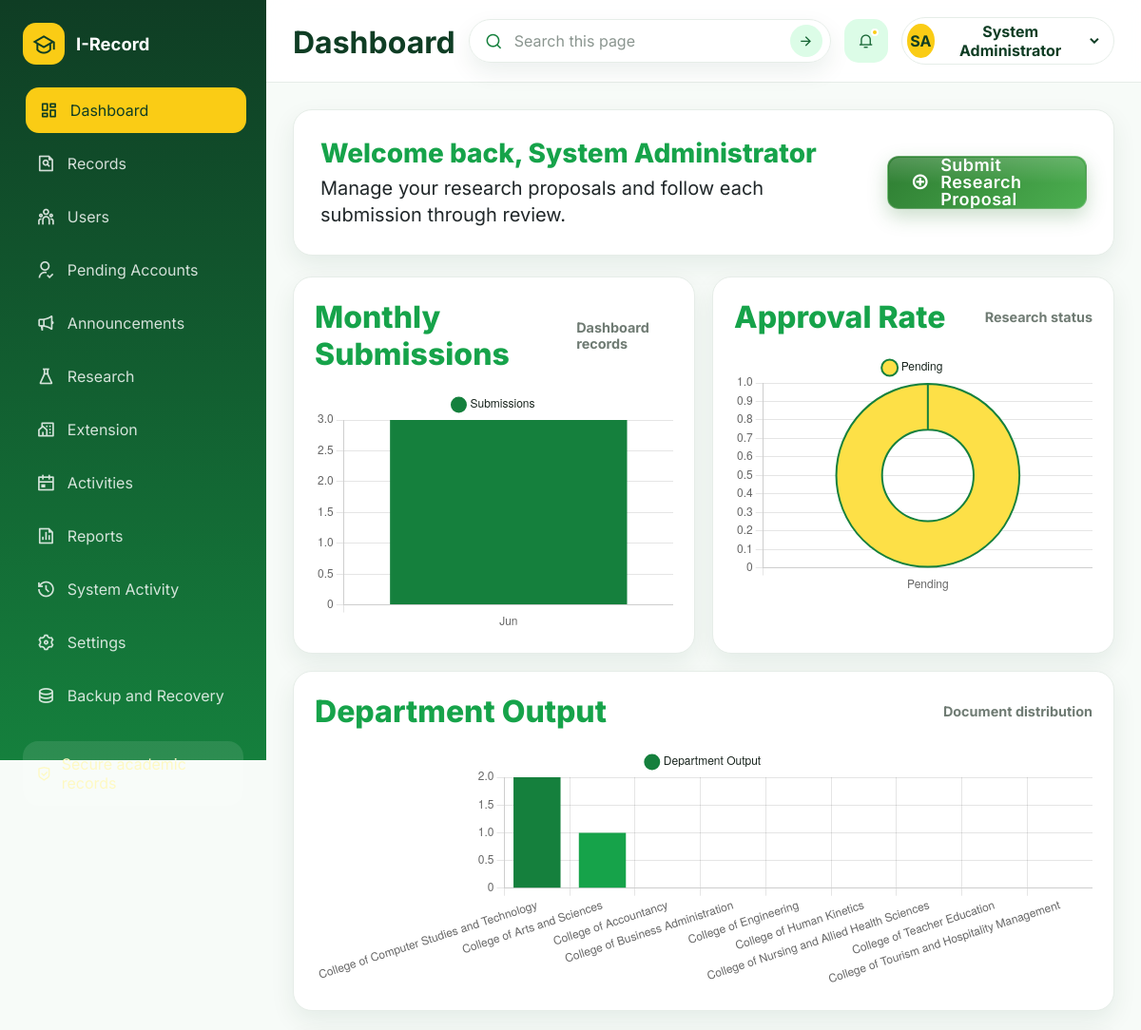
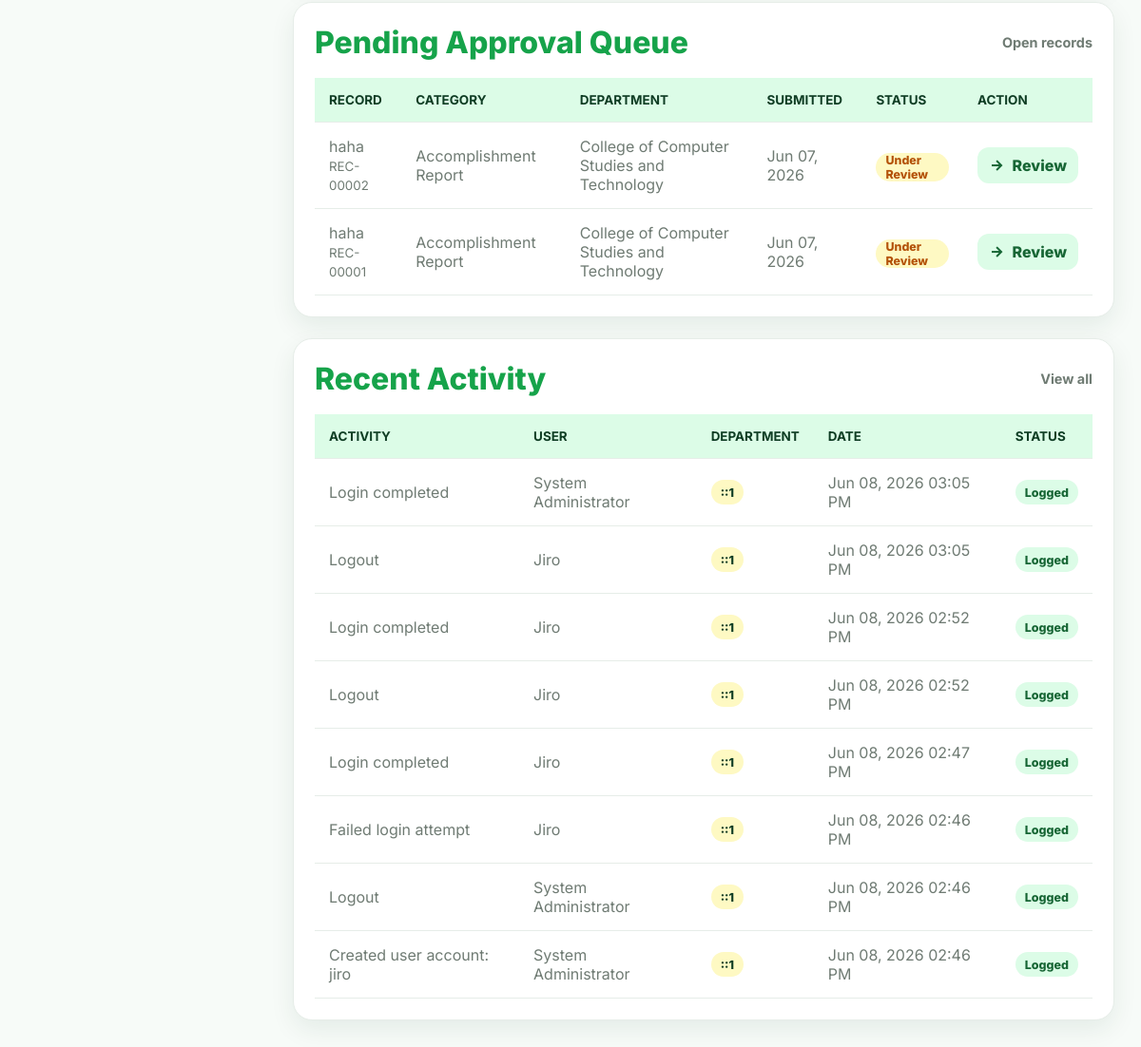
/dashboard.php (signed in), run on the app's committed database (2 pictures, top to bottom).
### tables this page shows
CREATE TABLE users (
  id INT AUTO_INCREMENT PRIMARY KEY,
  fullname VARCHAR(160) NOT NULL,
  gender VARCHAR(30) NULL,
  birthday DATE NULL,
  email VARCHAR(190) NOT NULL UNIQUE,
  phone VARCHAR(30) NULL,
  username VARCHAR(80) NOT NULL UNIQUE,
  password VARCHAR(255) NOT NULL,
  role ENUM('Super Admin','Vice President','OVPRE Staff','Research Coordinator','Extension Coordinator','Faculty Researcher','Evaluator/Reviewer','User') NOT NULL,
  department_id INT NULL,
  status ENUM('Pending','Active','Rejected','Suspended','Inactive','Locked') NOT NULL DEFAULT 'Pending',
  approved_at DATETIME NULL,
  approved_by INT NULL,
  rejected_at DATETIME NULL,
  rejected_by INT NULL,
  rejection_reason TEXT NULL,
  login_attempts INT DEFAULT 0,
  locked_until DATETIME NULL,
  reset_token VARCHAR(255) NULL,
  reset_expires DATETIME NULL,
  last_login_at DATETIME NULL,
  created_by INT NULL,
  deleted_at DATETIME NULL,
  created_at TIMESTAMP DEFAULT CURRENT_TIMESTAMP,
  updated_at TIMESTAMP NULL DEFAULT NULL ON UPDATE CURRENT_TIMESTAMP,
  INDEX idx_users_approved_by (approved_by),
  INDEX idx_users_rejected_by (rejected_by),
  INDEX idx_users_status_created (status, created_at),
  FOREIGN KEY (department_id) REFERENCES departments(id) ON DELETE SET NULL,
  FOREIGN KEY (approved_by) REFERENCES users(id) ON DELETE SET NULL,
  FOREIGN KEY (rejected_by) REFERENCES users(id) ON DELETE SET NULL
);

CREATE TABLE documents (
  id INT AUTO_INCREMENT PRIMARY KEY,
  title VARCHAR(220) NOT NULL,
  category_id INT NOT NULL,
  description TEXT NULL,
  author VARCHAR(160) NOT NULL,
  department_id INT NOT NULL,
  filename VARCHAR(255) NOT NULL,
  original_filename VARCHAR(255) NOT NULL,
  uploaded_by INT NOT NULL,
  assigned_to INT NULL,
  status ENUM('Pending','Under Review','Approved','Declined') DEFAULT 'Pending',
  status_remarks TEXT NULL,
  submission_date DATE NOT NULL,
  archived_at DATETIME NULL,
  created_at TIMESTAMP DEFAULT CURRENT_TIMESTAMP,
  updated_at DATETIME NULL,
  FOREIGN KEY (category_id) REFERENCES categories(id),
  FOREIGN KEY (department_id) REFERENCES departments(id),
  FOREIGN KEY (uploaded_by) REFERENCES users(id)
);

CREATE TABLE categories (
  id INT AUTO_INCREMENT PRIMARY KEY,
  category_name VARCHAR(120) NOT NULL UNIQUE
);

CREATE TABLE departments (
  id INT AUTO_INCREMENT PRIMARY KEY,
  department_name VARCHAR(150) NOT NULL UNIQUE,
  created_at TIMESTAMP DEFAULT CURRENT_TIMESTAMP
);

CREATE TABLE audit_logs (
  id INT AUTO_INCREMENT PRIMARY KEY,
  user_id INT NULL,
  action VARCHAR(255) NOT NULL,
  ip_address VARCHAR(64) NOT NULL,
  created_at TIMESTAMP DEFAULT CURRENT_TIMESTAMP,
  FOREIGN KEY (user_id) REFERENCES users(id) ON DELETE SET NULL
);

### includes/bootstrap.php (called while the page is built, shortened)
<?php
function db(): PDO {
    static $pdo = null;
    if ($pdo instanceof PDO) {
        return $pdo;
    }
    $pdo = new PDO(
        'mysql:host=' . DB_HOST . ';dbname=' . DB_NAME . ';charset=utf8mb4',
        DB_USER,
        DB_PASS,
        [
            PDO::ATTR_ERRMODE => PDO::ERRMODE_EXCEPTION,
            PDO::ATTR_DEFAULT_FETCH_MODE => PDO::FETCH_ASSOC,
        ]
    );
    return $pdo;
}
function h($value): string {
    return htmlspecialchars((string) $value, ENT_QUOTES, 'UTF-8');
}
function current_user(): ?array {
    $stmt = db()->prepare('SELECT * FROM users WHERE id = ? AND status = "Active" AND deleted_at IS NULL LIMIT 1');
    $stmt->execute([$_SESSION['user_id']]);
    return $stmt->fetch() ?: null;
}
function statusClass($status): string {
    return strtolower(str_replace([' ', '/'], '-', (string) $status));
}

### dashboard.php (the view, shortened to what this page needs)
<?php
require_once 'includes/layout.php';
$user = require_login();
$recent = db()->query('SELECT l.*, u.fullname FROM audit_logs l LEFT JOIN users u ON u.id = l.user_id ORDER BY l.created_at DESC LIMIT 8')->fetchAll();
$monthlyDocuments = db()->query("SELECT DATE_FORMAT(created_at, '%b') AS label, COUNT(*) AS total FROM documents WHERE created_at >= DATE_SUB(CURDATE(), INTERVAL 12 MONTH) GROUP BY YEAR(created_at), MONTH(created_at) ORDER BY MIN(created_at)")->fetchAll();
$pendingDocuments = db()->query("SELECT d.id, d.title, d.status, d.submission_date, c.category_name, dep.department_name FROM documents d LEFT JOIN categories c ON c.id = d.category_id LEFT JOIN departments dep ON dep.id = d.department_id WHERE d.archived_at IS NULL AND d.status IN ('Pending', 'Under Review') ORDER BY d.updated_at DESC, d.created_at DESC LIMIT 6")->fetchAll();
$research = db()->query('SELECT status, COUNT(*) total FROM research_projects GROUP BY status')->fetchAll();
$departmentCounts = db()->query('SELECT dep.department_name, COUNT(d.id) total FROM departments dep LEFT JOIN documents d ON d.department_id = dep.id AND d.archived_at IS NULL GROUP BY dep.id ORDER BY total DESC, dep.department_name')->fetchAll();
renderHeader('Dashboard', 'dashboard');
?>
<section class="welcome-panel">
    <div>
        <p class="welcome-greeting">Welcome back, <?php echo h($user['fullname']); ?></p>
        <p class="welcome-description">Manage your research proposals and follow each submission through review.</p>
    </div>
    <a class="primary-btn" href="research.php">
        <i class="ri-add-circle-line" aria-hidden="true"></i>
        <span>Submit<br>Research Proposal</span>
    </a>
</section>
<section class="analytics-grid">
    <article class="panel chart-panel">
        <div class="panel-heading">
            <h2>Monthly Submissions</h2><span>Dashboard records</span>
        </div><canvas id="reportMonthlyChart"></canvas>
    </article>
    <article class="panel chart-panel">
        <div class="panel-heading">
            <h2>Approval Rate</h2><span>Research status</span>
        </div><canvas id="reportResearchChart"></canvas>
    </article>
    <article class="panel chart-panel wide">
        <div class="panel-heading">
            <h2>Department Output</h2><span>Document distribution</span>
        </div><canvas id="reportDepartmentChart"></canvas>
    </article>
</section>
<section class="panel">
    <div class="panel-heading">
        <h2>Pending Approval Queue</h2>
        <a href="admin-documents.php?status=Pending">Open records</a>
    </div>
    <div class="table-scroll">
        <table class="data-table portal-table">
            <thead>
                <tr>
                    <th>Record</th>
                    <th>Category</th>
                    <th>Department</th>
                    <th>Submitted</th>
                    <th>Status</th>
                    <th>Action</th>
                </tr>
            </thead>
            <tbody>
                <?php foreach ($pendingDocuments as $document): ?>
                    <tr>
                        <td><?php echo h($document['title']); ?><br><small>REC-<?php echo str_pad((string) $document['id'], 5, '0', STR_PAD_LEFT); ?></small></td>
                        <td><?php echo h($document['category_name'] ?? 'Uncategorized'); ?></td>
                        <td><?php echo h($document['department_name'] ?? 'Unassigned'); ?></td>
                        <td><?php echo h(date('M d, Y', strtotime($document['submission_date']))); ?></td>
                        <td><span class="status-pill status-<?php echo h(statusClass($document['status'])); ?>"><?php echo h($document['status']); ?></span></td>
                        <td><a class="ghost-btn action-btn" href="admin-documents.php?status=<?php echo urlencode($document['status']); ?>"><i class="ri-arrow-right-line"></i><span>Review</span></a></td>
                    </tr>
                <?php endforeach; ?>
            </tbody>
        </table>
    </div>
</section>
<section class="panel">
    <div class="panel-heading">
        <h2>Recent Activity</h2>
        <a href="admin-reports.php">View all</a>
    </div>
    <div class="table-scroll">
        <table class="data-table">
            <thead>
                <tr>
                    <th>Activity</th>
                    <th>User</th>
                    <th>Department</th>
                    <th>Date</th>
                    <th>Status</th>
                </tr>
            </thead>
            <tbody>
                <?php foreach ($recent as $activity): ?>
                    <tr>
                        <td><?php echo h($activity['action']); ?></td>
                        <td><?php echo h($activity['fullname'] ?? 'System'); ?></td>
                        <td><span class="dept-pill"><?php echo h($activity['ip_address']); ?></span></td>
                        <td><?php echo h(date('M d, Y h:i A', strtotime($activity['created_at']))); ?></td>
                        <td><span class="status-pill">Logged</span></td>
                    </tr>
                <?php endforeach; ?>
            </tbody>
        </table>
    </div>
</section>
<script>
    window.reportCharts = {
        monthly: <?php echo json_encode($monthlyDocuments); ?>,
        research: <?php echo json_encode($research); ?>,
        departments: <?php echo json_encode($departmentCounts); ?>
    };
</script>
<?php renderFooter(); ?>

### includes/layout.php (shortened to what this page needs)
<?php
require_once __DIR__ . '/bootstrap.php';
function activePage($page, $currentPage)
{
    return $page === $currentPage ? 'active' : '';
}
function renderHeader($pageTitle, $currentPage)
{
    $user = current_user();
    $name = $user['fullname'] ?? 'Guest';
    $initials = implode('', array_map(fn($part) => strtoupper(substr($part, 0, 1)), array_slice(preg_split('/\s+/', trim($name)), 0, 2)));
    $savedProfilePhoto = (string) ($user['profile_photo'] ?? '');
    $profilePhotoUrl = preg_match('#^uploads/profile-photos/[A-Za-z0-9._-]+\.(jpg|png|webp)$#', $savedProfilePhoto) ? $savedProfilePhoto : '';
    $isSuperAdmin = ($user['role'] ?? '') === ROLE_SUPER_ADMIN;
    $unreadNotificationCount = 0;
    if ($user) {
        $unreadNotificationStmt = db()->prepare('SELECT COUNT(*) FROM notifications WHERE user_id = ? AND status = "Unread"');
        $unreadNotificationStmt->execute([(int) $user['id']]);
        $unreadNotificationCount = (int) $unreadNotificationStmt->fetchColumn();
    }
?>
    <!DOCTYPE html>
    <html lang="en">
    <head>
        <link rel="stylesheet" href="assets/css/style.css?v=20261012-project-tracking-search">
        <link href="https://cdn.jsdelivr.net/npm/remixicon@4.5.0/fonts/remixicon.css" rel="stylesheet">
        <link href="https://cdnjs.cloudflare.com/ajax/libs/font-awesome/6.5.2/css/all.min.css" rel="stylesheet">
    </head>
    <body>
        <div class="app-shell">
            <aside class="sidebar" id="sidebar">
                <a class="brand" href="dashboard.php">
                    <span><i class="ri-graduation-cap-line"></i></span>
                    <strong><?php echo APP_NAME; ?></strong>
                </a>
                <nav class="sidebar-nav">
                    <a class="<?php echo activePage('dashboard', $currentPage); ?>" href="dashboard.php"><i class="ri-dashboard-line"></i><span>Dashboard</span></a>
                    <a class="<?php echo activePage('documents', $currentPage); ?>" href="admin-documents.php"><i class="ri-file-search-line"></i><span>Records</span></a>
                    <?php if ($isSuperAdmin): ?>
                        <a class="<?php echo activePage('users', $currentPage); ?>" href="admin-users.php"><i class="ri-team-line"></i><span>Users</span></a>
                        <a class="<?php echo activePage('pending-users', $currentPage); ?>" href="admin-pending-users.php"><i class="ri-user-follow-line"></i><span>Pending Accounts</span></a>
                    <?php endif; ?>
                    <a class="<?php echo activePage('announcements', $currentPage); ?>" href="announcements.php"><i class="ri-megaphone-line"></i><span>Announcements</span></a>
                    <a class="<?php echo activePage('research', $currentPage); ?>" href="research.php"><i class="ri-flask-line"></i><span>Research</span></a>
                    <a class="<?php echo activePage('extension', $currentPage); ?>" href="extension.php"><i class="ri-community-line"></i><span>Extension</span></a>
                    <a class="<?php echo activePage('activities', $currentPage); ?>" href="activities.php"><i class="ri-calendar-event-line"></i><span>Activities</span></a>
                    <a class="<?php echo activePage('reports', $currentPage); ?>" href="admin-reports.php"><i class="ri-file-chart-line"></i><span>Reports</span></a>
                    <?php if ($isSuperAdmin): ?>
                        <a class="<?php echo activePage('audit', $currentPage); ?>" href="system-activity.php"><i class="ri-history-line"></i><span>System Activity</span></a>
                        <a class="<?php echo activePage('settings', $currentPage); ?>" href="admin-settings.php"><i class="ri-settings-3-line"></i><span>Settings</span></a>
                        <a class="<?php echo activePage('backup', $currentPage); ?>" href="system-backup.php"><i class="ri-database-2-line"></i><span>Backup and Recovery</span></a>
                    <?php endif; ?>
                </nav>
                <div class="sidebar-footer">
                    <i class="ri-shield-check-line"></i>
                    <span>Secure academic records</span>
                </div>
            </aside>
            <div class="page-wrap">
                <header class="topbar">
                    <div class="topbar-title">
                        <h1><?php echo h($pageTitle); ?></h1>
                    </div>
                    <form class="topbar-search" role="search" action="search.php" method="get" data-global-search-form>
                        <i class="ri-search-line"></i>
                        <input type="search" name="q" placeholder="Search this page" aria-label="Search across accessible records" data-global-search>
                        <button class="topbar-search-submit" type="submit" aria-label="Run search"><i class="ri-arrow-right-line"></i></button>
                    </form>
                    <a class="topbar-icon" href="notifications.php" aria-label="Notifications<?php echo $unreadNotificationCount ? ', ' . $unreadNotificationCount . ' unread' : ''; ?>">
                        <i class="ri-notification-3-line"></i>
                        <?php if ($unreadNotificationCount): ?><span></span><?php endif; ?>
                    </a>
                    <div class="profile-menu">
                        <button class="profile-button" type="button" data-profile-toggle aria-expanded="false" aria-haspopup="true">
                            <span class="avatar"><?php if ($profilePhotoUrl): ?><img src="<?php echo h($profilePhotoUrl); ?>" alt=""><?php else: ?><?php echo h($initials ?: 'IR'); ?><?php endif; ?></span>
                            <span><?php echo h($name); ?></span>
                            <i class="ri-arrow-down-s-line"></i>
                        </button>
                    </div>
                </header>
                <main class="content-area">
                <?php
            }
            function renderFooter()
            {
                ?>
                </main>
            </div>
        </div>
    </body>
    </html>
<?php
            }
?>

### data on the page
users: fullname "SA", fullname "System Administrator"
documents: title "haha", id "00002", category.category_name "Accomplishment Report", department.department_name "College of Computer Studies and Technology", submission_date "Jun 07, 2026", status "Under Review"
documents: title "haha", id "00001", category.category_name "Accomplishment Report", department.department_name "College of Computer Studies and Technology", submission_date "Jun 07, 2026", status "Under Review"
audit_logs: action "Login completed", user.fullname "System Administrator", ip_address "::1", created_at "Jun 08, 2026 03:05 PM"
audit_logs: action "Logout", user.fullname "Jiro", ip_address "::1", created_at "Jun 08, 2026 03:05 PM"
audit_logs: action "Login completed", user.fullname "Jiro", ip_address "::1", created_at "Jun 08, 2026 02:52 PM"
audit_logs: action "Logout", user.fullname "Jiro", ip_address "::1", created_at "Jun 08, 2026 02:52 PM"
audit_logs: action "Login completed", user.fullname "Jiro", ip_address "::1", created_at "Jun 08, 2026 02:47 PM"
audit_logs: action "Failed login attempt", user.fullname "Jiro", ip_address "::1", created_at "Jun 08, 2026 02:46 PM"
audit_logs: action "Logout", user.fullname "System Administrator", ip_address "::1", created_at "Jun 08, 2026 02:46 PM"
audit_logs: action "Created user account: jiro", user.fullname "System Administrator", ip_address "::1", created_at "Jun 08, 2026 02:46 PM"

### other printed values
APP_NAME "I-Record"
$pageTitle "Dashboard"
chart data {{ json_encode($monthlyDocuments) }} [{"label":"Jun","total":3}]
